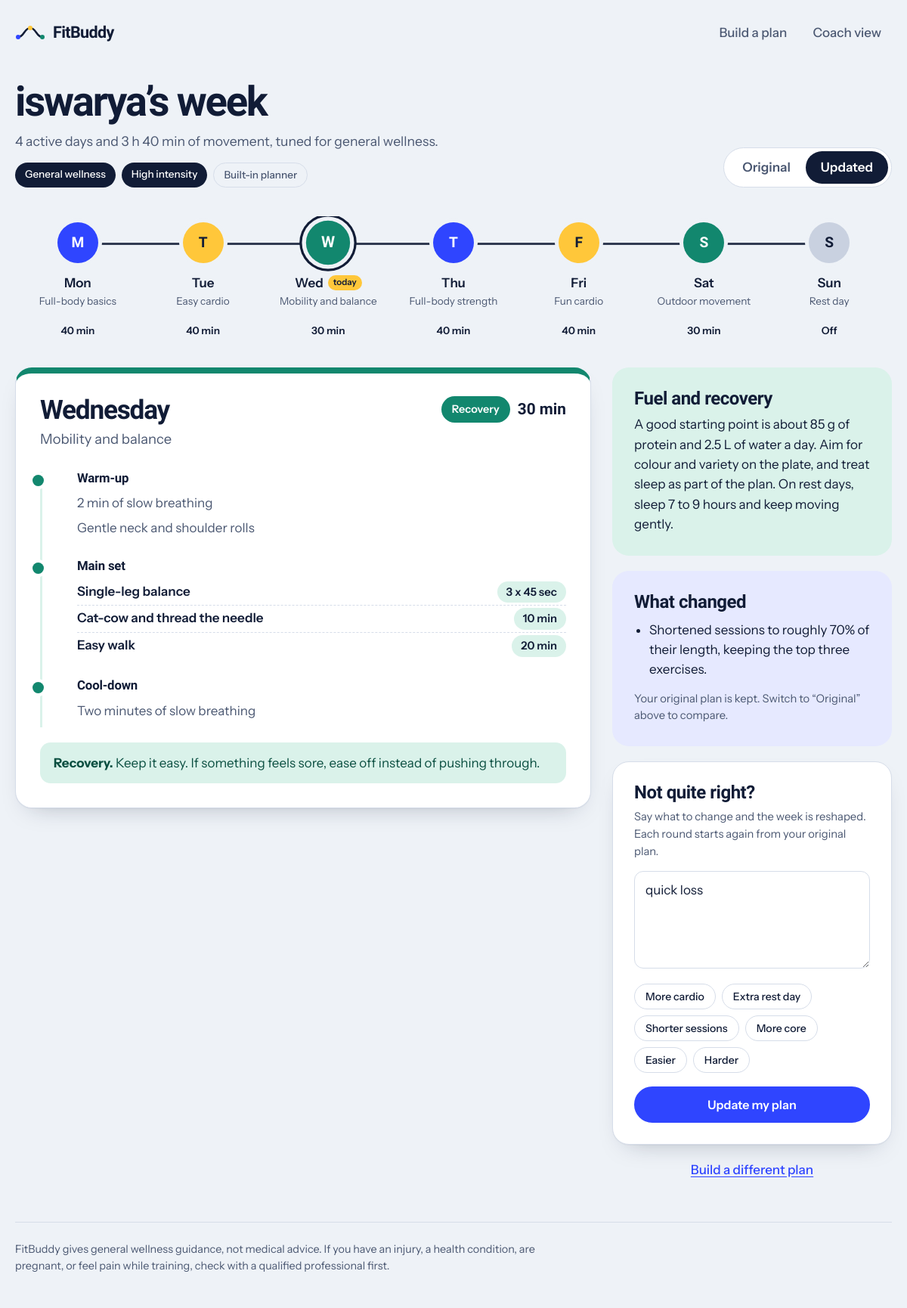
The page /plan/iswarya on the database its author committed.
### app/models.py (models this page shows)
class Member(Base):
    __tablename__ = "members"
    id: Mapped[int] = mapped_column(Integer, primary_key=True)
    handle: Mapped[str] = mapped_column(String(40), unique=True, index=True)
    name: Mapped[str] = mapped_column(String(120))
    age: Mapped[int] = mapped_column(Integer)
    weight: Mapped[float] = mapped_column(Float)
    goal: Mapped[str] = mapped_column(String(40))
    intensity: Mapped[str] = mapped_column(String(20))
    created_at: Mapped[datetime] = mapped_column(DateTime, default=_now)
    plan: Mapped["WeekPlan"] = relationship(
        back_populates="member", uselist=False, cascade="all, delete-orphan"
    )

class WeekPlan(Base):
    __tablename__ = "week_plans"
    id: Mapped[int] = mapped_column(Integer, primary_key=True)
    member_id: Mapped[int] = mapped_column(ForeignKey("members.id"), unique=True)
    original_plan: Mapped[str] = mapped_column(Text)  # JSON list of 7 days
    original_source: Mapped[str] = mapped_column(String(20), default="builtin")
    nutrition_tip: Mapped[str] = mapped_column(Text)
    tip_source: Mapped[str] = mapped_column(String(20), default="builtin")
    feedback: Mapped[str | None] = mapped_column(Text, nullable=True)
    updated_plan: Mapped[str | None] = mapped_column(Text, nullable=True)
    updated_source: Mapped[str | None] = mapped_column(String(20), nullable=True)
    change_summary: Mapped[str | None] = mapped_column(Text, nullable=True)  # JSON list
    updated_at: Mapped[datetime | None] = mapped_column(DateTime, nullable=True)
    member: Mapped[Member] = relationship(back_populates="plan")

### app/routes.py (the view)
@router.get("/plan/{handle}", include_in_schema=False)
def plan_page(request: Request, handle: str, version: str = "auto", db: Session = Depends(get_db)):
    member = services.get_member(db, handle)
    if member is None or member.plan is None:
        return _message(request, "No plan found", f"There is no plan for “{handle}” yet. Build one to get started.", 404)
    plan = member.plan
    has_update = plan.updated_plan is not None
    if version not in ("original", "updated"):
        version = "updated" if has_update else "original"
    if version == "updated" and not has_update:
        version = "original"
    raw = plan.updated_plan if version == "updated" else plan.original_plan
    source = plan.updated_source if version == "updated" else plan.original_source
    days = json.loads(raw)
    return templates.TemplateResponse(
        request,
        "plan.html",
        {
            "member": member,
            "plan": plan,
            "days": days,
            "version": version,
            "has_update": has_update,
            "changes": json.loads(plan.change_summary) if plan.change_summary and version == "updated" else [],
            "source_label": SOURCE_LABEL.get(source, "Built-in planner"),
            "total_minutes": sum(d["minutes"] for d in days),
            "active_days": sum(1 for d in days if d["kind"] in ("train", "cardio")),
            "error": None,
        },
    )

### templates/plan.html (shortened to what this page needs)
{% extends "base.html" %}
{% block content %}
{% set hrs = total_minutes // 60 %}{% set mins = total_minutes % 60 %}
<section class="plan-head">
  <div>
    <h1>{{ member.name }}’s week</h1>
    <p class="summary">{{ active_days }} active days and {% if hrs %}{{ hrs }} h {% endif %}{{ mins }} min of movement, tuned for {{ member.goal|lower }}.</p>
    <p class="tags">
      <span class="tag">{{ member.goal }}</span>
      <span class="tag">{{ member.intensity }} intensity</span>
      <span class="tag soft">{{ source_label }}</span>
    </p>
  </div>
  {% if has_update %}
  <div class="version" role="group" aria-label="Plan version">
    <a href="?version=original" {% if version == 'original' %}aria-current="true"{% endif %}>Original</a>
    <a href="?version=updated" {% if version == 'updated' %}aria-current="true"{% endif %}>Updated</a>
  </div>
  {% endif %}
</section>
<section class="route" role="tablist" aria-label="Days of the week" data-route>
  {% for d in days %}
  <button class="node k-{{ d.kind }}" role="tab" type="button" id="tab-{{ loop.index0 }}" aria-controls="day-{{ loop.index0 }}" aria-selected="{{ 'true' if loop.first else 'false' }}" data-day="{{ loop.index0 }}">
    <span class="bubble">{{ d.day[0] }}</span>
    <span class="node-day">{{ d.day }}<em class="today-mark" hidden>today</em></span>
    <span class="node-focus">{{ d.focus }}</span>
    <span class="node-min">{% if d.minutes %}{{ d.minutes }} min{% else %}Off{% endif %}</span>
  </button>
  {% endfor %}
</section>
<div class="plan-body">
  <div class="days">
    {% for d in days %}
    {% set i = loop.index0 %}
    <article class="day k-{{ d.kind }}" id="day-{{ i }}" role="tabpanel" aria-labelledby="tab-{{ i }}" data-panel="{{ i }}">
      <header class="day-head">
        <div>
          <h2>{{ FULL_DAYS[i] }}</h2>
          <p class="day-focus">{{ d.focus }}</p>
        </div>
        <p class="day-meta"><span class="pill">{{ KIND_LABEL[d.kind] }}</span>{% if d.minutes %}<span class="mins">{{ d.minutes }} min</span>{% endif %}</p>
      </header>
      {% if d.kind == 'rest' and not d.main %}
        <p class="rest-note">Nothing scheduled. Rest is where the training sinks in.</p>
      {% else %}
      <ol class="phases">
        {% if d.warmup %}
        <li class="phase">
          <h3>Warm-up</h3>
          <ul>{% for w in d.warmup %}<li>{{ w }}</li>{% endfor %}</ul>
        </li>
        {% endif %}
        {% if d.main %}
        <li class="phase main">
          <h3>{{ 'Optional' if d.kind == 'rest' else 'Main set' }}</h3>
          <ul class="sets">
            {% for m in d.main %}<li><span class="ex">{{ m.name }}</span>{% if m.dose %}<span class="dose">{{ m.dose }}</span>{% endif %}</li>{% endfor %}
          </ul>
        </li>
        {% endif %}
        {% if d.cooldown %}
        <li class="phase">
          <h3>Cool-down</h3>
          <ul>{% for c in d.cooldown %}<li>{{ c }}</li>{% endfor %}</ul>
        </li>
        {% endif %}
      </ol>
      {% endif %}
      <p class="recovery-line"><strong>Recovery.</strong> {{ d.recovery }}</p>
    </article>
    {% endfor %}
  </div>
  <aside class="side">
    <section class="panel tip">
      <h2>Fuel and recovery</h2>
      <p>{{ plan.nutrition_tip }}</p>
    </section>
    {% if changes %}
    <section class="panel changes">
      <h2>What changed</h2>
      <ul>{% for c in changes %}<li>{{ c }}</li>{% endfor %}</ul>
      <p class="hint">Your original plan is kept. Switch to “Original” above to compare.</p>
    </section>
    {% endif %}
    <form class="panel feedback" method="post" action="/plan/{{ member.handle }}/feedback" data-busy-text="Reworking your week…">
      <h2>Not quite right?</h2>
      <p class="hint">Say what to change and the week is reshaped. Each round starts again from your original plan.</p>
      <textarea id="feedback" name="feedback" rows="4" maxlength="600" required placeholder="e.g. Add more cardio and one extra rest day">{{ plan.feedback or '' }}</textarea>
      <div class="chips quick" aria-label="Quick suggestions">
        <button type="button" class="chip-btn" data-fill="Add more cardio">More cardio</button>
        <button type="button" class="chip-btn" data-fill="Add one extra rest day">Extra rest day</button>
        <button type="button" class="chip-btn" data-fill="Make sessions shorter">Shorter sessions</button>
        <button type="button" class="chip-btn" data-fill="Add more core work">More core</button>
        <button type="button" class="chip-btn" data-fill="Make it easier">Easier</button>
        <button type="button" class="chip-btn" data-fill="Make it harder">Harder</button>
      </div>
      <button class="btn primary" type="submit">Update my plan</button>
    </form>
    <p class="side-links"><a href="/">Build a different plan</a></p>
  </aside>
</div>
{% endblock %}

### rows shown on the page
Member: name "iswarya", goal "general wellness", goal "General wellness", intensity "High"
WeekPlan: nutrition_tip "A good starting point is about 85 g of protein and 2.5 L of water a day. Aim for colour and variety on the plate, and treat sleep as part of the plan. On rest days, sleep 7 to 9 hours and keep moving gently.", feedback "quick loss"

### other values the page prints
{{ active_days }} "4"
{{ hrs }} "3"
{{ mins }} "40"
{{ source_label }} "Built-in planner"
{{ d.day[0] }} "M" "T" "W" "T" "F" "S" "S"
{{ d.day }} "Mon" "Tue" "Wed" "Thu" "Fri" "Sat" "Sun"
{{ d.focus }} "Full-body basics" "Easy cardio" "Mobility and balance" "Full-body strength" "Fun cardio" "Outdoor movement" "Rest day"
{{ d.minutes }} "40" "40" "30" "40" "40" "30"
{{ FULL_DAYS[i] }} "Wednesday"
{{ d.focus }} "Mobility and balance"
{{ KIND_LABEL[d.kind] }} "Recovery"
{{ d.minutes }} "30"
{{ w }} "2 min of slow breathing" "Gentle neck and shoulder rolls"
{{ 'Optional' if d.kind == 'rest' else 'Main set' }} "Main set"
{{ m.name }} "Single-leg balance" "Cat-cow and thread the needle" "Easy walk"
